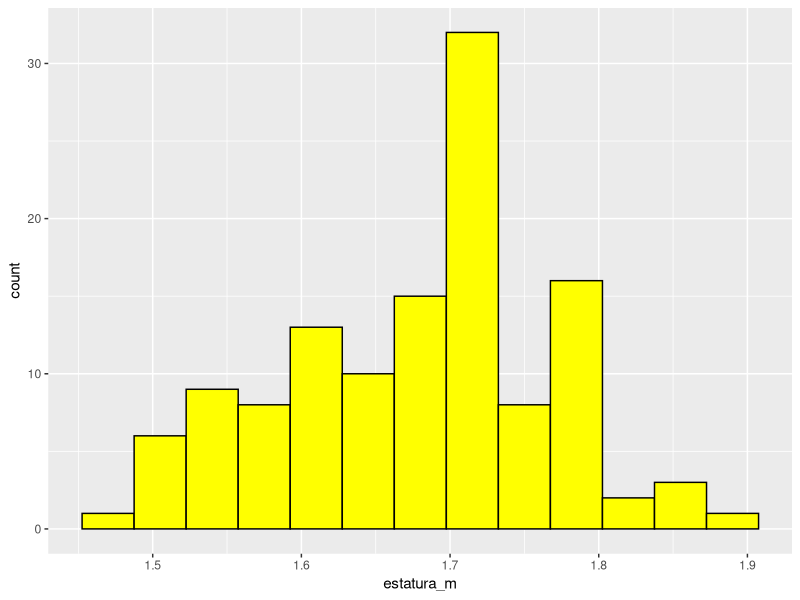
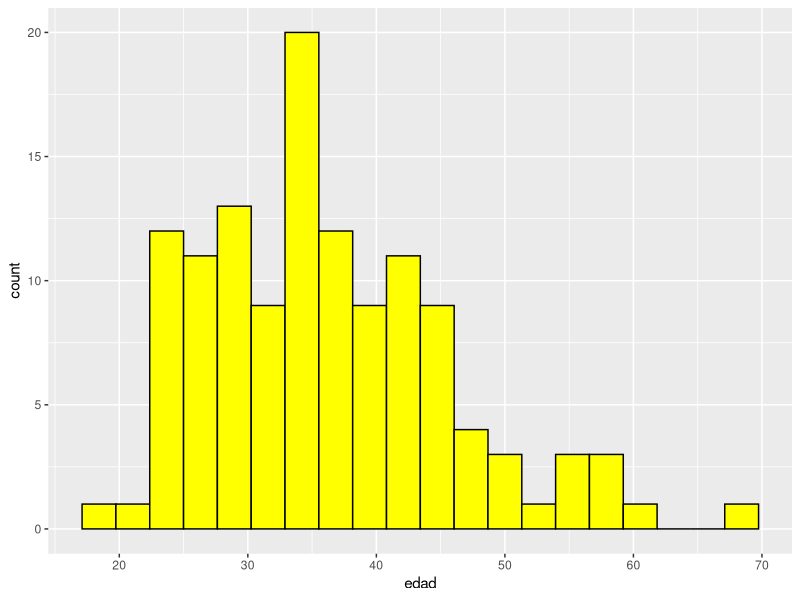
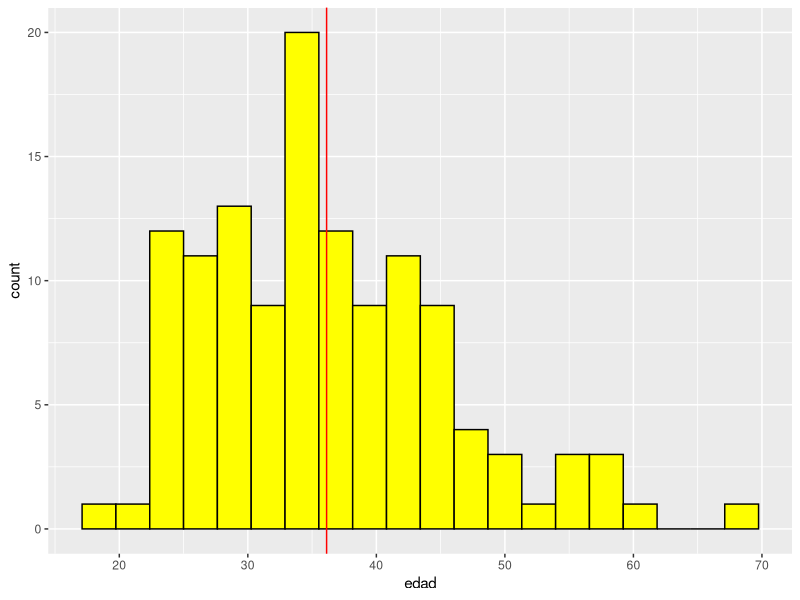
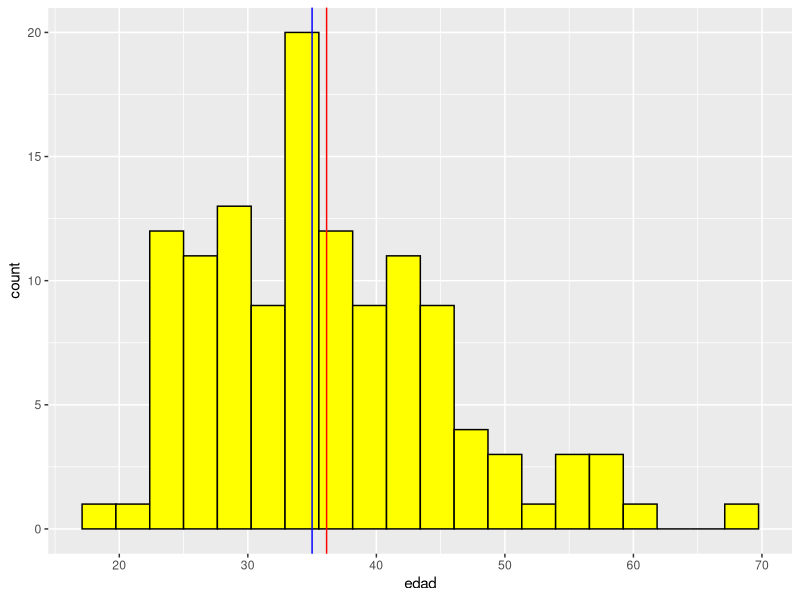

These charts were generated, in order, by the following R code:
library(tidyverse)

setwd("C:/Users/Usuario/Documents/scidata/26_Inf_Est/documentos_inf_est")

muestra = read.csv("muestra_scidata.csv")
View(muestra)
names(muestra)

ggplot(data=muestra) +
  geom_histogram(mapping=aes(x=estatura_m),
                 fill="yellow",
                 color="black",
                 bins=13)

ggplot(data=muestra) +
  geom_histogram(mapping=aes(x=edad),
                 fill="yellow",
                 color="black",
                 bins=20)

table(muestra$edad)

estatura_media = mean(muestra$estatura_m,na.rm=TRUE)
edad_media = mean(muestra$edad,na.rm=TRUE)

ggplot(data=muestra) +
  geom_histogram(mapping=aes(x=edad),
                 fill="yellow",
                 color="black",
                 bins=20) +
  geom_vline(xintercept = edad_media,color="red")

mediana_edad = median(muestra$edad,na.rm=TRUE)

ggplot(data=muestra) +
  geom_histogram(mapping=aes(x=edad),
                 fill="yellow",
                 color="black",
                 bins=20) +
  geom_vline(xintercept = edad_media,
             color="red") +
  geom_vline(xintercept = mediana_edad,
             color="blue")

summary(muestra$edad)

quantile(muestra$edad)

quantile(muestra$edad,probs=0.75)

### deciles
quantile(muestra$edad,probs=0.10)
quantile(muestra$edad,probs=0.90)

###########

names(which(table(muestra$edad)==max(table(muestra$edad))))

###########

max(muestra$edad) - min(muestra$edad)
range(muestra$edad)

#### EAM (MAE) 

##### respecto de la mediana
mean(abs(muestra$edad - mediana_edad),
     na.rm = TRUE)

##### respecto de la media
mean(abs(muestra$edad - edad_media),
     na.rm = TRUE)
